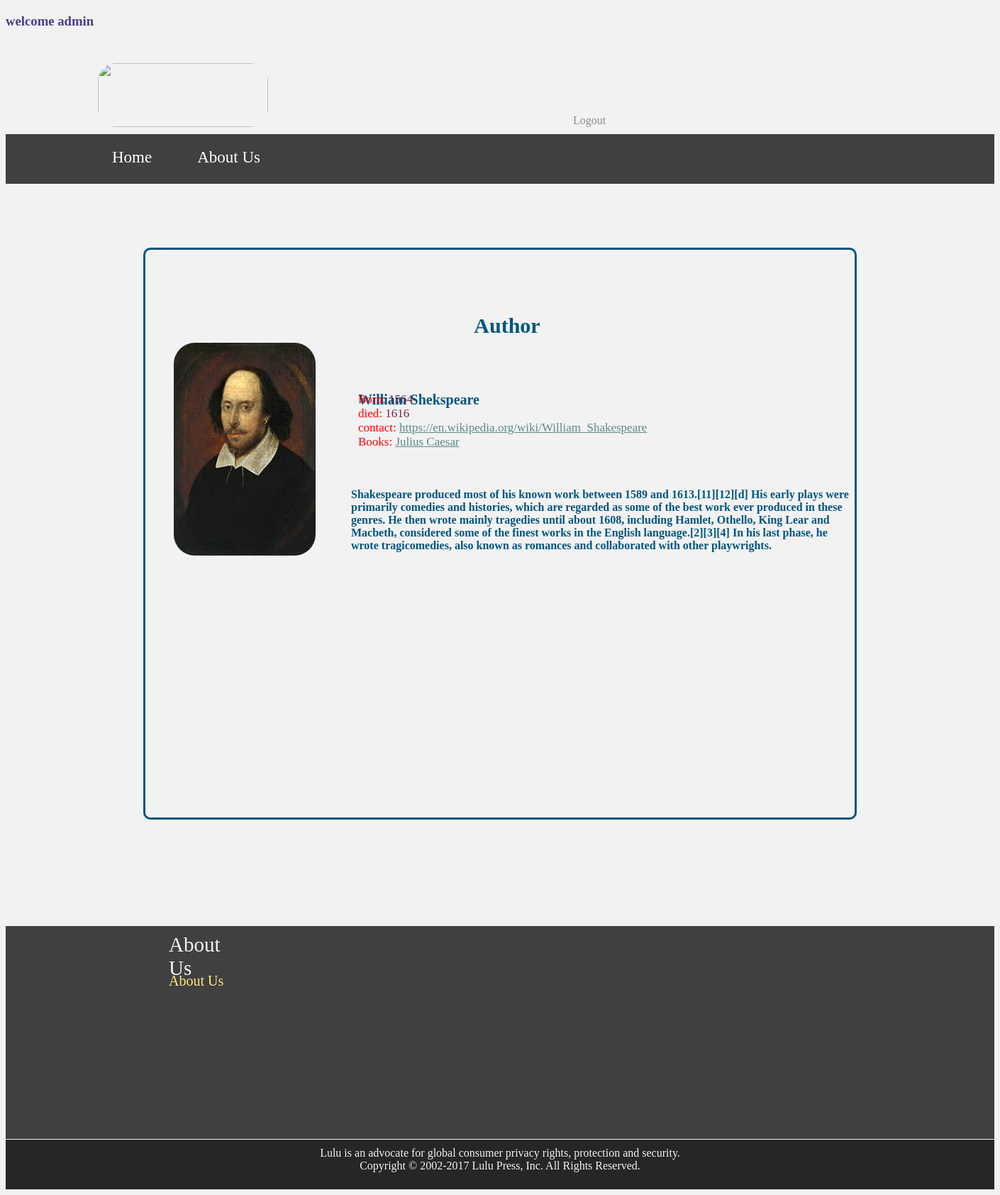
Screenshot of /library/viewAuthor/?author_id=1 (signed in) with the database file from the repository.
### lib/models.py (models this page shows, shortened)
class Auther (models.Model):
    aid=models.AutoField(primary_key=True)
    name = models.CharField(max_length=200)
    bornAt = models.CharField(max_length=100)
    diedAt = models.CharField(max_length=100)
    contact = models.CharField(max_length=100)
    bio = models.CharField(max_length=500)
    imageUrl = models.CharField(max_length=400, default="null")

class Book (models.Model):
    bid=models.AutoField(primary_key=True)
    title=models.CharField(max_length=200)
    auther_id = models.ForeignKey('Auther', on_delete=models.CASCADE)
    publishedAt = models.CharField(max_length=100)
    summary = models.CharField(max_length=400)
    country = models.CharField(max_length=100)
    link = models.CharField(max_length=200)
    imageUrl = models.CharField(max_length=400, default="null")

### lib/views.py (the view)
# urls.py: path('viewAuthor/',views.viewAuthor,name='viewAuthor'),
def viewAuthor(request):
    if 'member_name' in request.session and request.session['member_name']:
        author=Auther.objects.get(aid=request.GET.get('author_id',''))
        books=Book.objects.filter(auther_id=author.aid)
        return render(request,'lib/single.html',{'name':request.session['member_name'],'author':author,'books':books})
    else:
        form = AddUserForm()
        return render(request,'lib/register.html',{'form':form})

### lib/templates/lib/single.html (shortened to what this page needs)
<!DOCTYPE html>
<html>
<head>
	{%load static%}
	<link rel="stylesheet" type="text/css" href="{% static 'lib/home.css'%}">
	<link rel="stylesheet" type="text/css" href="{% static 'lib/login.css'%}">
	<link rel="stylesheet" type="text/css" href="{% static 'lib/contact.css'%}">
	<link rel="stylesheet" type="text/css" href="{% static 'lib/about.css'%}">
	<link rel="stylesheet" type="text/css" href="{% static 'lib/gallary.css'%}">
	<link rel="stylesheet" type="text/css" href="{% static 'lib/1.css'%}">
</head>
<body>
	<h3 style="color:darkslateblue">welcome {{ name }}</h3>
	<div id="div1">
		<img src="{% static 'lib/pict/lulu_logo_retina.png'%}" id="img1">
		<a href="{% url 'logout' %}" class="g">Logout </a>
	</div>
	<div id="div2">
		<a href="{% url 'home' %}" class="ah">Home</a>
		<a href="{% url 'viewAbout' %}" class="ah">About Us</a>
	</div>
	<div id="log">
		<p class="pcon"> Author</p>
		<div id="pan1">
			<a class="pp">{{author.name}}</a>
		</div>
		<br/>
		<br/>
		<br/>
		<br/>
		<div class="pr">
			Born:
			<span class="cont"> {{author.bornAt}}</span>
		</div>
		{% ifequal author.diedAt "live" %}
		<div class="pr">Alive:
			<span class="cont"> now</span>
		</div>
		{% else %}
		<div class="pr">died:
			<span class="cont"> {{author.diedAt}}</span>
		</div>
		{% endifequal %}
		<div class="pr">contact:
			<span class="cont">
				<a href="{{author.contact}}" class="link"> {{author.contact}}</a>
			</span>
		</div>
		<p class="pa">{{author.bio}}</p>
		{% for book in books%}
		<div class="pr">Books:
			<span class="cont">
				<a href="{% url 'viewBook' %}?book_id={{book.bid}}" class="link">{{book.title}}</a>
			</span>
		</div>
		{% endfor %}
		<div id="imgdiv">
			<img src="/static/lib/pict/{{author.imageUrl}}" id="img6">
		</div>
	</div>
	<div id="divtail">
		<div id="about">
			<span class="sp">About Us</span>
			<br>
			<br>
			<a href="{% url 'viewAbout' %}" class="aha">About Us </a>
			<br>
		</div>
	</div>
	<div id="divl">
		Lulu is an advocate for global consumer privacy rights, protection and security.
		<br> Copyright © 2002-2017 Lulu Press, Inc. All Rights Reserved.
	</div>
</body>
</html>

### rows the page displays
Auther: name "William Shekspeare", bornAt "1564", diedAt "1616", contact "https://en.wikipedia.org/wiki/William_Shakespeare", bio "Shakespeare produced most of his known work between 1589 and 1613.[11][12][d] His early plays were primarily comedies and histories, which are regarded as some of the best work ever produced in these genres. He then wrote mainly tragedies until about 1608, including Hamlet, Othello, King Lear and Macbeth, considered some of the finest works in the English language.[2][3][4] In his last phase, he wrote tragicomedies, also known as romances and collaborated with other playwrights.", imageUrl (picture)
Book: title "Julius Caesar"

### other values shown
{{ name }} "admin"
